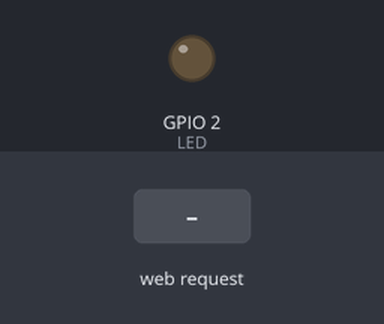
Bench run of a sketch on a simulated ESP8266 (NodeMCU). On the bench: output pins drawn as LEDs (lit = HIGH). The test bench sets the inputs (shaded band). WiFi joins after 1.5 s; servers stay silent unless stated; what the sketch prints to the serial monitor is not drawn.

Above: at 2.7 s.
2.8 s: HTTP request GET /readADC received
At 3.7 s:
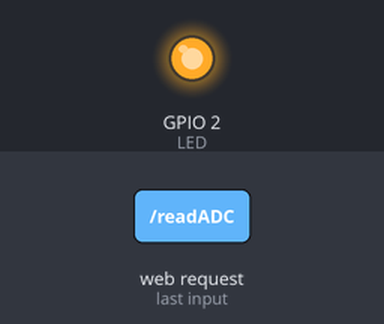
Timing chart, 0 to 5.8 s (numbered marks = the images above; inputs shaded):
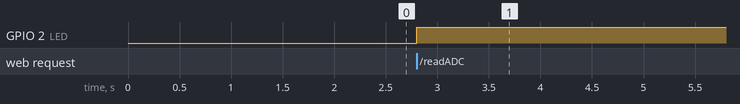

The sketch:

Graph_in_real_time_javascript_html.ino
```cpp
#include<ESP8266WiFi.h>
#include<WifiClient.h>
#include<ESP8266WebServer.h>
#include<ESP8266mDNS.h>
#include <ESP8266WiFiMulti.h>

#define LED 2  //On board LED

const char index_html[] PROGMEM= {"<!doctype html>\n<html>\n \n<head>\n\t<title>TITULO | TITULO</title>\n\t<!--For offline ESP graphs see this tutorial https://circuits4you.com/2018/03/10/esp8266-jquery-and-ajax-web-server/ -->\n\t<script src = \"https://cdnjs.cloudflare.com/ajax/libs/Chart.js/2.7.3/Chart.min.js\"></script>\t\n\t<style>\n\tcanvas{\n\t\t-moz-user-select: none;\n\t\t-webkit-user-select: none;\n\t\t-ms-user-select: none;\n\t}\n \n\t/* Data Table Styling */\n\t#dataTable {\n\t  font-family: \"Trebuchet MS\", Arial, Helvetica, sans-serif;\n\t  border-collapse: collapse;\n\t  width: 100%;\n\t}\n \n\t#dataTable td, #dataTable th {\n\t  border: 1px solid #ddd;\n\t  padding: 8px;\n\t}\n \n\t#dataTable tr:nth-child(even){background-color: #f2f2f2;}\n \n\t#dataTable tr:hover {background-color: #ddd;}\n \n\t#dataTable th {\n\t  padding-top: 12px;\n\t  padding-bottom: 12px;\n\t  text-align: left;\n\t  background-color: #4CAF50;\n\t  color: white;\n\t}\n\t</style>\n</head>\n \n<body>\n    <div style=\"text-align:center;\"><b>grafica</b><br>FERNANDEZ RIOS CESAR AUGUSTO</br> </div>\n    <div class=\"chart-container\" position: relative; height:350px; width:100%\">\n        <canvas id=\"Chart\" width=\"400\" height=\"400\"></canvas>\n    </div>\n<div>\n\t<table id=\"dataTable\">\n\t  <tr><th>Time</th><th>Value</th></tr>\n\t</table>\n</div>\n<br>\n<br>\t\n \n<script>\n//Graphs visit: https://www.chartjs.org\nvar values = [];\nvar timeStamp = [];\nfunction showGraph()\n{\n    for (i = 0; i < arguments.length; i++) {\n    \tvalues.push(arguments[i]);    \n    }\n \n    var ctx = document.getElementById(\"Chart\").getContext('2d');\n    var Chart2 = new Chart(ctx, {\n        type: 'line',\n        data: {\n            labels: timeStamp,\t//Bottom Labeling\n            datasets: [{\n                label: \"BPM\",\n                fill: false,\t//Try with true\n                backgroundColor: 'rgba( 243, 156, 18 , 1)', //Dot marker color\n                borderColor: 'rgba( 243, 156, 18 , 1)',\t//Graph Line Color\n                data: values,\n            }],\n        },\n        options: {\n            title: {\n                    display: true,\n                    text: \"Something\"\n                },\n            maintainAspectRatio: false,\n            elements: {\n            line: {\n                    tension: 0.5 //Smoothening (Curved) of data lines\n                }\n            },\n            scales: {\n                    yAxes: [{\n                        ticks: {\n                            beginAtZero:true\n                        }\n                    }]\n            }\n        }\n    });\n \n}\n \n//On Page load show graphs\nwindow.onload = function() {\n\tconsole.log(new Date().toLocaleTimeString());\n\tshowGraph(5,10,4,58);\n};\n \n//Ajax script to get ADC voltage at every 5 Seconds \n//Read This tutorial https://circuits4you.com/2018/02/04/esp8266-ajax-update-part-of-web-page-without-refreshing/\n \nsetInterval(function() {\n  // Call a function repetatively with 5 Second interval\n  getData();\n}, 400); //5000mSeconds update rate\n \nfunction getData() {\n  var xhttp = new XMLHttpRequest();\n  xhttp.onreadystatechange = function() {\n    if (this.readyState == 4 && this.status == 200) {\n     //Push the data in array\n\tvar time = new Date().toLocaleTimeString();\n\tvar ADCValue = this.responseText; \n      values.push(ADCValue);\n      timeStamp.push(time);\n      showGraph();\t//Update Graphs\n\t//Update Data Table\n\t  var table = document.getElementById(\"dataTable\");\n\t  var row = table.insertRow(1);\t//Add after headings\n\t  var cell1 = row.insertCell(0);\n\t  var cell2 = row.insertCell(1);\n\t  cell1.innerHTML = time;\n\t  cell2.innerHTML = ADCValue;\n    }\n  };\n  xhttp.open(\"GET\", \"readADC\", true);\t//Handle readADC server on ESP8266\n  xhttp.send();\n}\n\t\t\n</script>\n</body>\n \n</html>"};
//SSID and Password of your WiFi router
const char* ssid = "";
const char* password = "";

ESP8266WebServer server(80); //Server on port 80

//===============================================================
// This routine is executed when you open its IP in browser
//===============================================================
void handleRoot() {
String s = index_html; //Read HTML contents
 server.send(200, "text/html", s); //Send web page
}

void handleADC() {
 int a = analogRead(A0);
 String adcValue = String(a);
 digitalWrite(LED,!digitalRead(LED)); //Toggle LED on data request ajax
 server.send(200, "text/plane", adcValue); //Send ADC value only to client ajax request
}
//==============================================================
//                  SETUP
//==============================================================
void setup(void){
  Serial.begin(115200);

  WiFi.begin(ssid, password);     //Connect to your WiFi router
  Serial.println("");

  //Onboard LED port Direction output
  pinMode(LED,OUTPUT);

  // Wait for connection
  while (WiFi.status() != WL_CONNECTED) {
    delay(500);
    Serial.print(".");
  }

  //If connection successful show IP address in serial monitor
  Serial.println("");
  Serial.print("Connected to ");
  Serial.println(ssid);
  Serial.print("IP address: ");
  Serial.println(WiFi.localIP());  //IP address assigned to your ESP

  server.on("/", handleRoot);      //Which routine to handle at root location. This is display page
  server.on("/readADC", handleADC); //This page is called by java Script AJAX

  server.begin();                  //Start server
  Serial.println("HTTP server started");
}
//==============================================================
//                     LOOP
//==============================================================
void loop(void){
  server.handleClient();
}
```

Measured:
- after the input at 2.8 s, GPIO 2 (LED): LOW → HIGH at once
